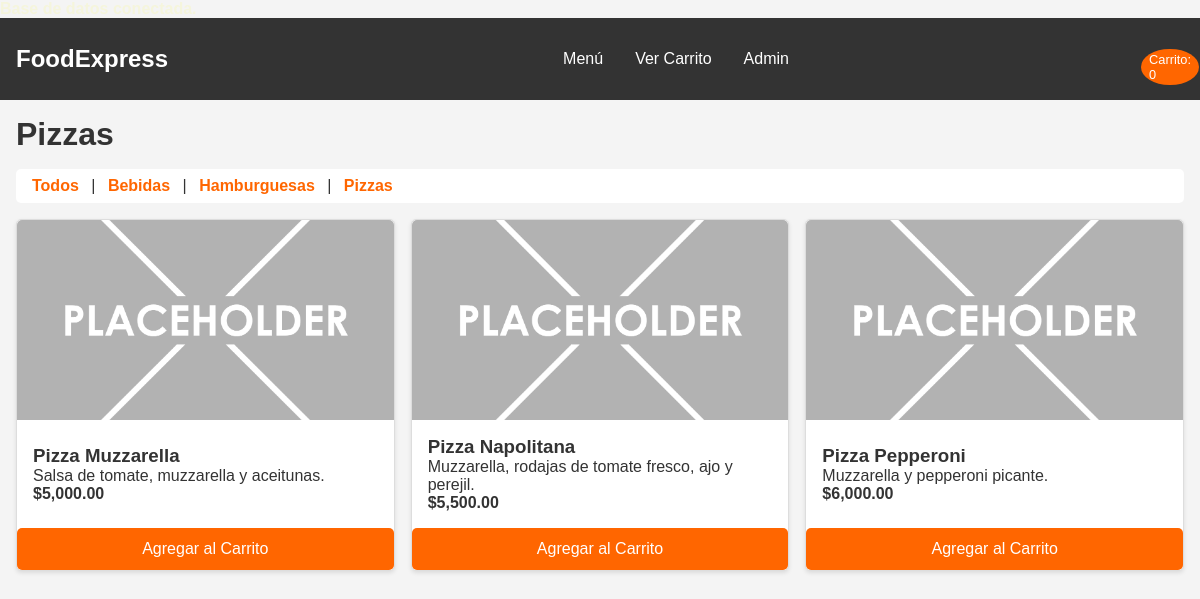
The app's page /index.php?fab_categoria_id=1 with its own data.
### tables this page shows
CREATE TABLE fab_categorias (
    id_categoria INT AUTO_INCREMENT PRIMARY KEY,
    nombre_categoria VARCHAR(100) NOT NULL
);

CREATE TABLE fab_productos (
    id_producto INT AUTO_INCREMENT PRIMARY KEY,
    nombre_producto VARCHAR(150) NOT NULL,
    descripcion TEXT,
    precio DECIMAL(10, 2) NOT NULL,
    imagen_url VARCHAR(255) DEFAULT './fab_assets/images/default.jpg',
    id_categoria INT,
    CONSTRAINT fk_prod_categoria FOREIGN KEY (id_categoria) REFERENCES fab_categorias(id_categoria)
);

### fab_includes/fab_conexion.php (called while the page is built, shortened)
<?php
    function fab_connect() {
        try {
            return True;
        } catch (Exception $e) {
            echo "<p style='color: orange; text-align: center;'>Ocurrió un error al conectarse a la base de datos: $e</p>";
            return False;
        }
    }
?>

### index.php (the view, shortened to what this page needs)
<?php
    include "fab_includes/fab_conexion.php";
    if (fab_connect()) {
        echo "<p style='color: beige;'><b>Base de datos conectada.</b></p>";
    } else {
        echo "<p style='color: red;'><b>Base de datos no conectada.</b></p>";
    }
    $fab_categoria_filtro = "";
    $fab_titulo_categoria = "Todos los Productos";
    if (isset($_GET['fab_categoria_id']) && is_numeric($_GET['fab_categoria_id'])) {
        $fab_id_cat = (int)$_GET['fab_categoria_id'];
        $fab_categoria_filtro = "WHERE p.id_categoria = $fab_id_cat";
    }
    $fab_sql_cats = "SELECT * FROM fab_categorias ORDER BY nombre_categoria";
    $fab_result_cats = mysqli_query($fab_connection, $fab_sql_cats);
    if (isset($fab_id_cat)) {
        mysqli_data_seek($fab_result_cats, 0);
        while($fab_cat_row = mysqli_fetch_assoc($fab_result_cats)) {
            if ($fab_cat_row['id_categoria'] == $fab_id_cat) {
                $fab_titulo_categoria = htmlspecialchars($fab_cat_row['nombre_categoria']);
                break;
            }
        }
    }
    $fab_sql_prods = "SELECT p.*, c.nombre_categoria
                    FROM fab_productos p
                    JOIN fab_categorias c ON p.id_categoria = c.id_categoria
                    $fab_categoria_filtro
                    ORDER BY c.nombre_categoria, p.nombre_producto";
    $fab_result_prods = mysqli_query($fab_connection, $fab_sql_prods);
?>
<!DOCTYPE html>
<html lang="es">
<head>
    <link rel="stylesheet" href="fab_css/fab_estilos.css">
</head>
<body>
    <header class="fab-header">
        <a href="index.php" class="fab-logo">FoodExpress</a>
        <nav id="fab-main-nav" class="fab-nav">
            <ul class="fab-nav-list">
                <li><a href="index.php">Menú</a></li>
                <li><a href="fab_pages/fab_checkout.php">Ver Carrito</a></li>
                <li><a href="fab_pages/fab_admin.php">Admin</a></li>
            </ul>
        </nav>
        <div class="fab-cart-icon">
            <a href="fab_pages/fab_checkout.php">
                <span id="fab-cart-count">Carrito: 0</span>
            </a>
        </div>
    </header>
    <main>
        <h1><?php echo $fab_titulo_categoria; ?></h1>
        <nav class="fab-filters">
            <a href="index.php">Todos</a>
            <?php
                if ($fab_result_cats && mysqli_num_rows($fab_result_cats) > 0) {
                    mysqli_data_seek($fab_result_cats, 0);
                    while ($fab_cat = mysqli_fetch_assoc($fab_result_cats)) {
                        $fab_cat_id = $fab_cat['id_categoria'];
                        $fab_cat_nombre = htmlspecialchars($fab_cat['nombre_categoria']);
                        echo " | <a href='index.php?fab_categoria_id=$fab_cat_id'>$fab_cat_nombre</a>";
                    }
                }
            ?>
        </nav>
        <section class="fab-menu-grid">
            <?php
                if ($fab_result_prods && mysqli_num_rows($fab_result_prods) > 0) {
                    while ($fab_prod = mysqli_fetch_assoc($fab_result_prods)) {
                        echo "<article class='fab-product-card'>";
                        echo "<img src='" . htmlspecialchars($fab_prod['imagen_url']) . "' alt='" . htmlspecialchars($fab_prod['nombre_producto']) . "'>";
                        echo "<div class='fab-product-card-body'>";
                        echo "<h3>" . htmlspecialchars($fab_prod['nombre_producto']) . "</h3>";
                        echo "<p>" . htmlspecialchars($fab_prod['descripcion']) . "</p>";
                        echo "<strong>$" . number_format($fab_prod['precio'], 2) . "</strong>";
                        echo "</div>";
                        echo "<button class='fab-add-to-cart'
                                data-id='" . $fab_prod['id_producto'] . "'
                                data-name='" . htmlspecialchars($fab_prod['nombre_producto']) . "'
                                data-price='" . $fab_prod['precio'] . "'>
                                Agregar al Carrito
                            </button>";
                        echo "</article>";
                    }
                } else {
                    echo "<p>No hay productos disponibles en esta categoría.</p>";
                }
            ?>
        </section>
    </main>
</body>
</html>

### fab_css/fab_estilos.css (style rules this page uses)
:root { --fab-primary: #FF6600; --fab-secondary: #333333; --fab-light-bg: #f4f4f4; --fab-white: #FFFFFF; --fab-accent: #4CAF50; --fab-border: #ddd; }
* { margin: 0; padding: 0; box-sizing: border-box; }
body { font-family: Arial, sans-serif; background-color: var(--fab-light-bg); color: var(--fab-secondary); }
.fab-header { background-color: var(--fab-secondary); color: var(--fab-white); padding: 1rem; display: flex; justify-content: space-between; align-items: center; position: sticky; top: 0; }
.fab-logo { font-size: 1.5rem; font-weight: bold; color: var(--fab-white); text-decoration: none; }
.fab-nav { display: flex; flex-direction: column; width: 100%; background-color: var(--fab-secondary); position: absolute; top: 65px; left: 0; }
.fab-nav-list { list-style: none; }
.fab-nav-list li a { display: block; padding: 1rem; color: var(--fab-white); text-decoration: none; }
.fab-cart-icon a { color: var(--fab-white); text-decoration: none; font-size: 1.2rem; position: relative; }
#fab-cart-count { background-color: var(--fab-primary); color: var(--fab-white); border-radius: 50%; padding: 0.2rem 0.5rem; font-size: 0.8rem; position: absolute; top: -10px; right: -15px; }
main { padding: 1rem; max-width: 1200px; margin: 0 auto; }
h1, h2 { color: var(--fab-secondary); margin-bottom: 1rem; }
.fab-filters { margin-bottom: 1rem; padding: 0.5rem; background-color: var(--fab-white); border-radius: 5px; }
.fab-filters a { text-decoration: none; color: var(--fab-primary); font-weight: bold; padding: 0 0.5rem; }
.fab-menu-grid { display: grid; grid-template-columns: 1fr; gap: 1rem; }
.fab-product-card { background-color: var(--fab-white); border: 1px solid var(--fab-border); border-radius: 5px; box-shadow: 0 2px 4px rgba(0,0,0,0.1); display: flex; flex-direction: column; justify-content: space-between; }
.fab-product-card img { width: 100%; height: 200px; object-fit: cover; border-radius: 5px 5px 0 0; }
.fab-product-card-body { padding: 1rem; }
.fab-add-to-cart, .fab-button { background-color: var(--fab-primary); color: var(--fab-white); border: none; padding: 0.75rem 1rem; border-radius: 5px; cursor: pointer; width: 100%; text-align: center; font-size: 1rem; text-decoration: none; transition: background-color 0.3s ease; }
@media (min-width: 900px) { .fab-nav { display: flex; flex-direction: row; position: static; width: auto; background: none; } }
@media (min-width: 900px) { .fab-nav-list { display: flex; flex-direction: row; } }
@media (min-width: 900px) { .fab-nav-list li a { color: var(--fab-white); } }
@media (min-width: 900px) { .fab-menu-grid { grid-template-columns: repeat(3, 1fr); } }

### records on screen
fab_categorias: nombre_categoria "Pizzas"
fab_categorias: nombre_categoria "Bebidas"
fab_categorias: nombre_categoria "Hamburguesas"
fab_productos: imagen_url (placeholder picture), nombre_producto "Pizza Muzzarella", descripcion "Salsa de tomate, muzzarella y aceitunas.", precio "5,000.00"
fab_productos: imagen_url (placeholder picture), nombre_producto "Pizza Napolitana", descripcion "Muzzarella, rodajas de tomate fresco, ajo y perejil.", precio "5,500.00"
fab_productos: imagen_url (placeholder picture), nombre_producto "Pizza Pepperoni", descripcion "Muzzarella y pepperoni picante.", precio "6,000.00"
